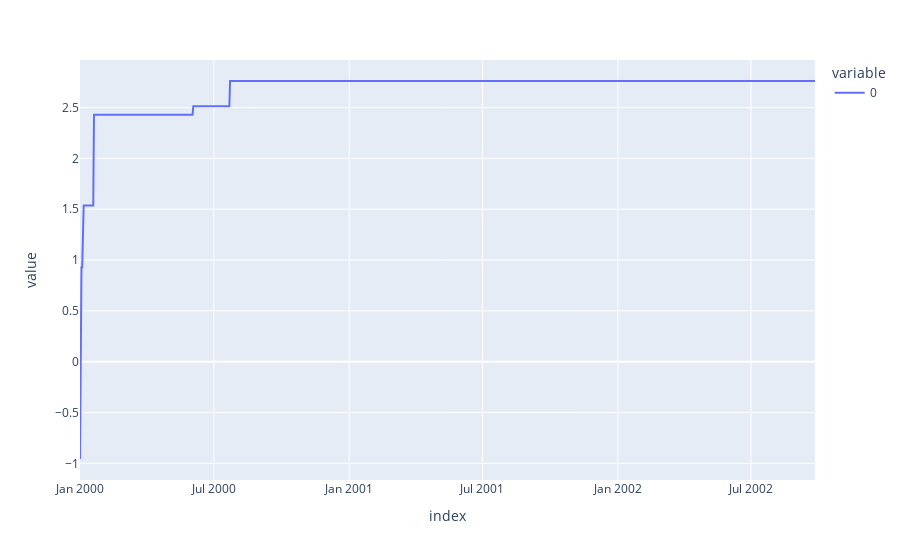

The cell this chart's notebook holds for it:
### Code cell
psser.plot()

### Figure 1 — Plotly figure (JSON) as saved in the notebook; plotly's stock layout.template omitted (floating-point values rounded to 4 significant figures; data arrays with more than 128 entries replaced by an {"elided": "..."} marker saying what was removed)
{"data": [{"hovertemplate": "variable=0<br>index=%{x}<br>value=%{y}<extra></extra>", "legendgroup": "0", "line": {"color": "#636efa", "dash": "solid"}, "marker": {"symbol": "circle"}, "mode": "lines", "name": "0", "orientation": "v", "showlegend": true, "x": {"elided": "1000 str values"}, "xaxis": "x", "y": {"elided": "1000 float values"}, "yaxis": "y", "type": "scatter"}], "layout": {"xaxis": {"anchor": "y", "domain": [0.0, 1.0], "title": {"text": "index"}}, "yaxis": {"anchor": "x", "domain": [0.0, 1.0], "title": {"text": "value"}}, "legend": {"title": {"text": "variable"}, "tracegroupgap": 0}, "margin": {"t": 60}}}
